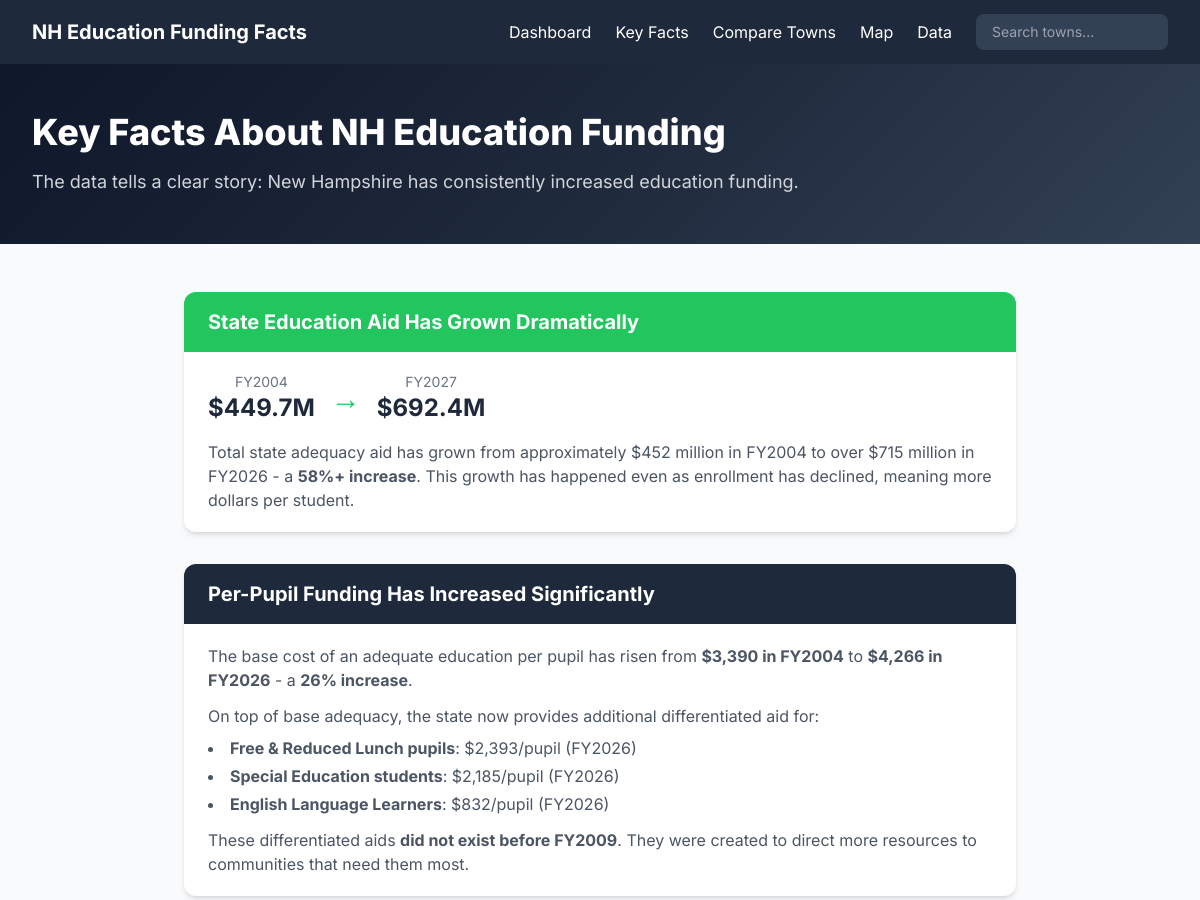
/facts (upper part), run on an earlier commit of the app's database.
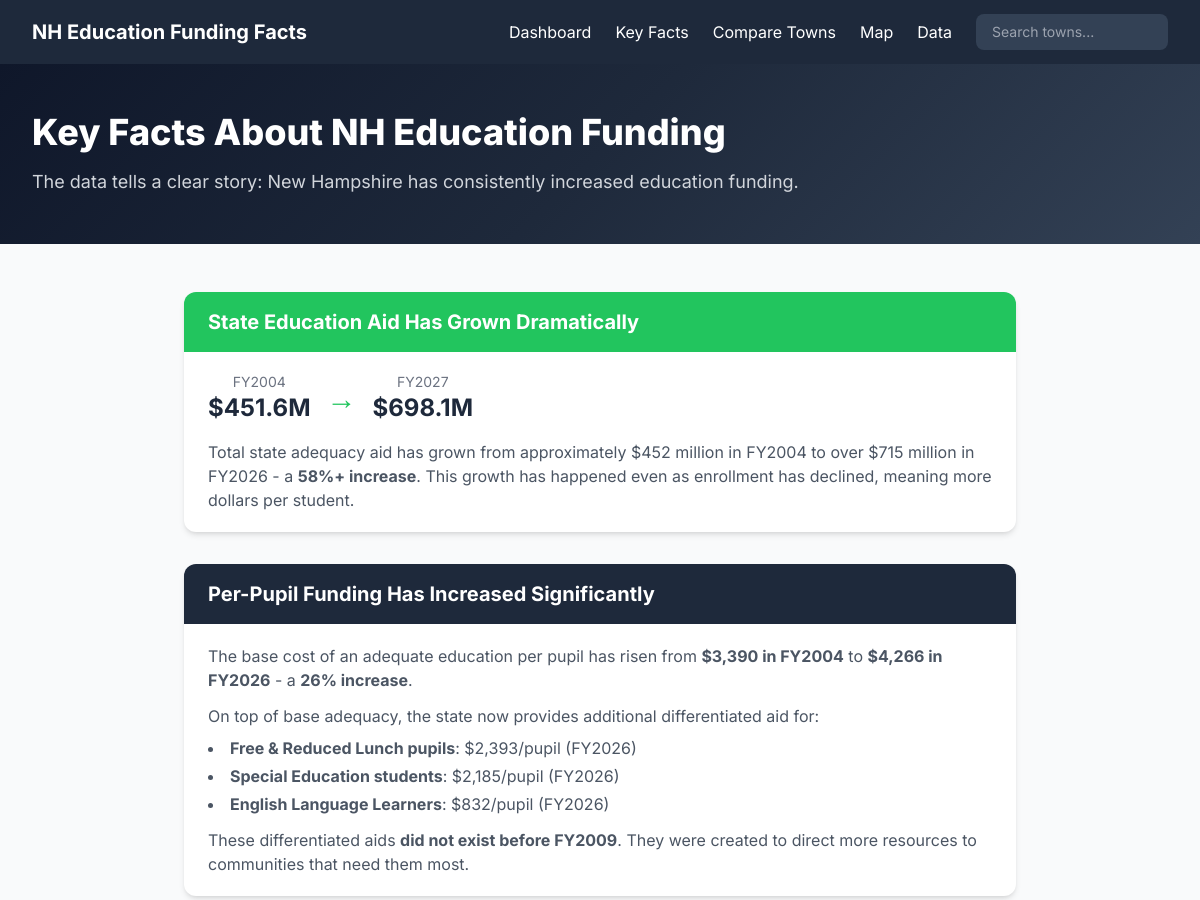
And on a later commit of the database.
### models.py (models this page shows)
class StatewideTotals(db.Model):
    __tablename__ = 'statewide_totals'
    fiscal_year = db.Column(db.Integer, primary_key=True)
    total_adequacy_aid = db.Column(db.Float)
    total_sped_aid = db.Column(db.Float)
    total_building_aid = db.Column(db.Float)
    total_charter_aid = db.Column(db.Float)
    total_cte_aid = db.Column(db.Float)
    total_kindergarten_aid = db.Column(db.Float)
    total_all_education_aid = db.Column(db.Float)
    base_cost_per_pupil = db.Column(db.Float)
    swept_rate = db.Column(db.Float)
    total_adm = db.Column(db.Float)
    total_fr_adm = db.Column(db.Float)
    aid_per_pupil = db.Column(db.Float)

### app.py (the view)
@app.route('/facts')
def facts():
    totals = StatewideTotals.query.order_by(StatewideTotals.fiscal_year).all()
    return render_template('facts.html', totals=totals)

### app.py (called while the page is built)
@app.template_filter('currency')
def currency_filter(value):
    if value is None:
        return '$0'
    if abs(value) >= 1_000_000_000:
        return f'${value / 1_000_000_000:,.1f}B'
    if abs(value) >= 1_000_000:
        return f'${value / 1_000_000:,.1f}M'
    if abs(value) >= 1_000:
        return f'${value / 1_000:,.0f}K'
    return f'${value:,.0f}'

@app.context_processor
def utility_processor():
    return {
        'min_year': 2004,
        'max_year': 2026,
    }

### templates/facts.html (shortened to what this page needs)
{% extends "base.html" %}
{% block content %}
<section class="hero-gradient text-white py-12">
    <div class="max-w-7xl mx-auto px-4 sm:px-6 lg:px-8">
        <h1 class="text-3xl md:text-4xl font-extrabold mb-4">Key Facts About NH Education Funding</h1>
        <p class="text-gray-300 text-lg">The data tells a clear story: New Hampshire has consistently increased education funding.</p>
    </div>
</section>
<section class="py-12">
    <div class="max-w-4xl mx-auto px-4 sm:px-6 lg:px-8">
        {% set first_year = totals[0] if totals else none %}
        {% set latest_year = totals[-1] if totals else none %}
        <div class="space-y-8">
            <div class="bg-white rounded-xl shadow-md overflow-hidden">
                <div class="bg-growth text-white px-6 py-4">
                    <h2 class="text-xl font-bold">State Education Aid Has Grown Dramatically</h2>
                </div>
                <div class="px-6 py-5">
                    {% if first_year and latest_year %}
                    <div class="flex items-center space-x-4 mb-4">
                        <div class="text-center">
                            <div class="text-sm text-gray-500">FY{{ first_year.fiscal_year }}</div>
                            <div class="text-2xl font-bold text-navy-800">{{ first_year.total_adequacy_aid|currency }}</div>
                        </div>
                        <div class="text-3xl text-growth font-bold">&rarr;</div>
                        <div class="text-center">
                            <div class="text-sm text-gray-500">FY{{ latest_year.fiscal_year }}</div>
                            <div class="text-2xl font-bold text-navy-800">{{ latest_year.total_adequacy_aid|currency }}</div>
                        </div>
                    </div>
                    {% endif %}
                    <p class="text-gray-600">Total state adequacy aid has grown from approximately $452 million in FY2004 to over $715 million in FY2026 - a <strong>58%+ increase</strong>. This growth has happened even as enrollment has declined, meaning more dollars per student.</p>
                </div>
            </div>
            <div class="bg-white rounded-xl shadow-md overflow-hidden">
                <div class="bg-navy-800 text-white px-6 py-4">
                    <h2 class="text-xl font-bold">Per-Pupil Funding Has Increased Significantly</h2>
                </div>
                <div class="px-6 py-5">
                    <p class="text-gray-600 mb-3">The base cost of an adequate education per pupil has risen from <strong>$3,390 in FY2004</strong> to <strong>$4,266 in FY2026</strong> - a <strong>26% increase</strong>.</p>
                    <p class="text-gray-600">On top of base adequacy, the state now provides additional differentiated aid for:</p>
                    <ul class="mt-2 space-y-1 text-gray-600 list-disc list-inside">
                        <li><strong>Free & Reduced Lunch pupils</strong>: $2,393/pupil (FY2026)</li>
                        <li><strong>Special Education students</strong>: $2,185/pupil (FY2026)</li>
                        <li><strong>English Language Learners</strong>: $832/pupil (FY2026)</li>
                    </ul>
                    <p class="text-gray-600 mt-3">These differentiated aids <strong>did not exist before FY2009</strong>. They were created to direct more resources to communities that need them most.</p>
                </div>
            </div>
        </div>
    </div>
</section>
{% endblock %}

What changed in the data, as far as the page shows it:
changed StatewideTotals id 2004: total_adequacy_aid "$449.7M" → "$451.6M"
changed StatewideTotals id 2027: total_adequacy_aid "$692.4M" → "$698.1M"
